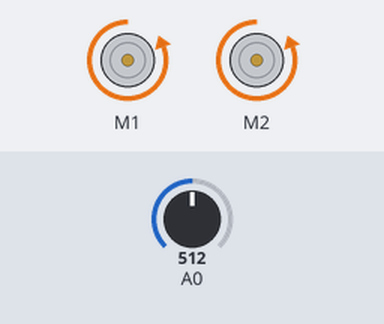
A sketch run on a simulated Arduino Uno, built with avr-gcc and run on an emulated ATmega328P. On the bench: 2 × DC motor (green arrow = forward, orange = backward, longer = faster). The inputs (shaded band) are chosen by the test bench; at power-on: A0 = 512. What the sketch prints to the serial monitor is not drawn.

Above: at 1.2 s.
1.3 s: A0 set to 131
3.3 s: A0 set to 107
At 4.5 s:
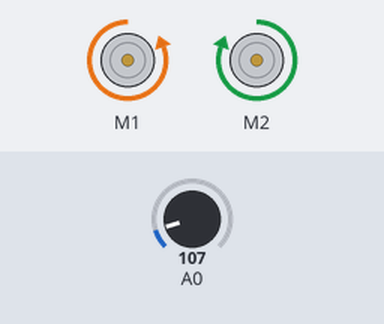
4.8 s: A0 set to 122
At 5.8 s:
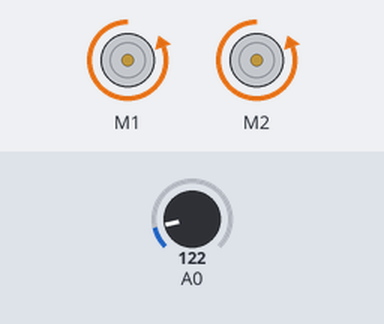
Timing chart, 0 to 7.8 s (numbered marks = the images above; inputs shaded):
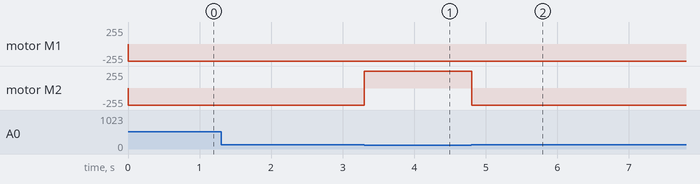

The sketch:

ARDUINO_CO2_FOLLOWING_BOT.ino
```cpp
//ARDUINO LINE FOLLOWING CAR//
// YOU HAVE TO INSTALL THE AFMOTOR LIBRARY BEFORE UPLOAD THE CODE//
// GO TO SKETCH >> INCLUDE LIBRARY >> ADD .ZIP LIBRARY >> SELECT AF MOTOR ZIP FILE //

//including the libraries
#include <AFMotor.h>

//defining motors
AF_DCMotor motor1(1, MOTOR12_1KHZ);
AF_DCMotor motor2(2, MOTOR12_1KHZ);


void setup() {
  //begin serial communication
  Serial.begin(9600);
}

void loop() {
  //printing values of the sensors to the serial monitor
  int adc_MQ = analogRead(A0);
              //CO2 detected by CQ-125
  if (adc_MQ > 120) {
    //Forward
    motor1.run(BACKWARD);
    motor1.setSpeed(255);
    motor2.run(BACKWARD);
    motor2.setSpeed(255);
  } else if (adc_MQ < 120) {
    //turn left
    motor1.run(BACKWARD);
    motor1.setSpeed(255);
    motor2.run(FORWARD);
    motor2.setSpeed(255);
  };

  Serial.print("adc:");
  Serial.print(adc_MQ);

}
```

Measured:
- the behaviour switches between 120 and 119 on A0 (found by bisection; images 0 and 1)
- after the input at 1.3 s, every drawn part: stays the same
- after the input at 3.3 s, motor M2: backward 255/255 → forward 255/255 at once
- after the input at 4.8 s, motor M2: forward 255/255 → backward 255/255 at once
